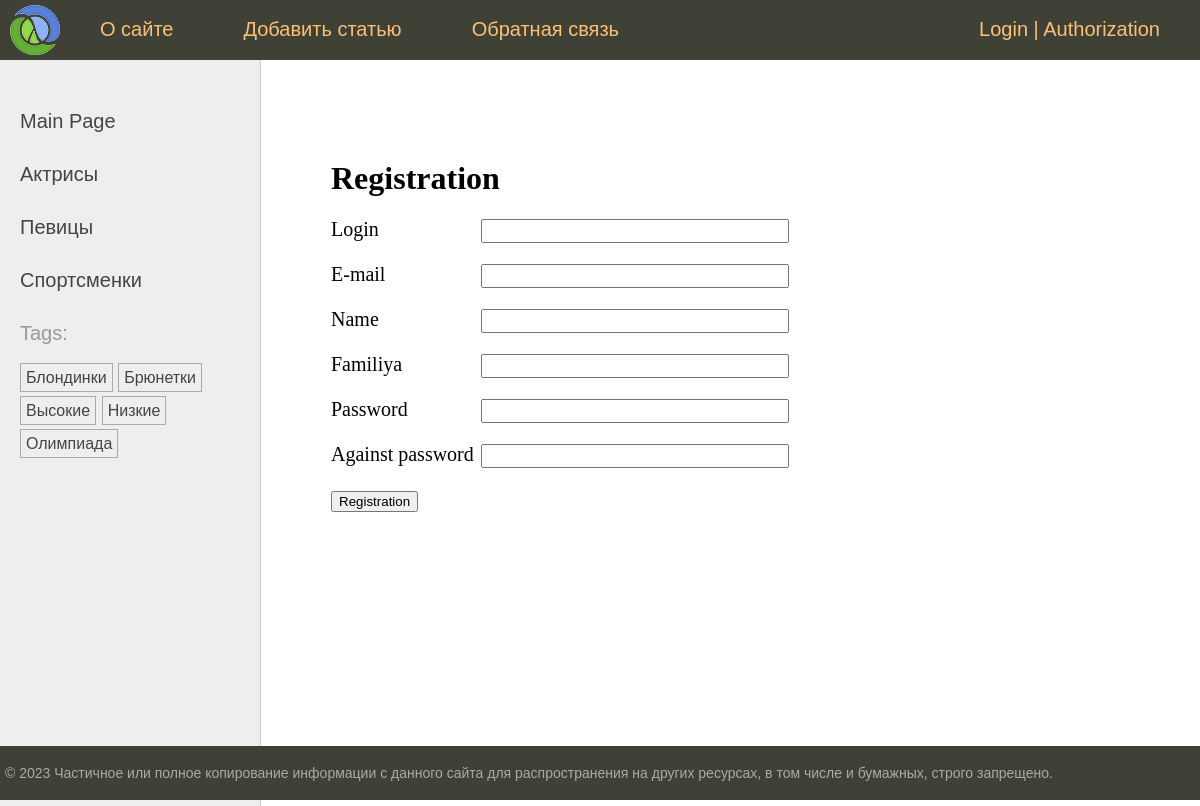
The page /users/register/ on the database its author committed.
### man/models.py (models this page shows, shortened)
class Category(models.Model):
    name = models.CharField(max_length=100, db_index=True, verbose_name='category')
    slug = models.SlugField(max_length=255, unique=True, db_index=True)
    class Meta:
        verbose_name = 'CATEGORY'
        verbose_name_plural = 'CATEGORIES'
    def get_absolute_url(self):
        return reverse('category', kwargs={'cat_slug': self.slug})

class TagPost(models.Model):
    tag = models.CharField(max_length=100, db_index=True)
    slug = models.SlugField(max_length=255, unique=True, db_index=True)
    def get_absolute_url(self):
        return reverse('tag', kwargs={'tag_slug': self.slug})

### users/views.py (the view)
# urls.py: path('register/', views.RegisterUser.as_view(), name='register'),
class RegisterUser(CreateView):
    form_class = RegisterUserForm
    template_name = 'users/register.html'
    extra_context = {'title': 'Registration'}
    success_url = reverse_lazy('users:login')

### users/forms.py (shortened to what this page needs)
class RegisterUserForm(UserCreationForm):
    username = forms.CharField(label='Login', widget=forms.TextInput(attrs={'class': 'form-input'}))
    password1 = forms.CharField(label='Password', widget=forms.PasswordInput(attrs={'class': 'form-input'}))
    password2 = forms.CharField(label='Against password', widget=forms.PasswordInput(attrs={'class': 'form-input'}))
    class Meta:
        model = get_user_model()
        fields = ['username', 'email', 'first_name', 'last_name', 'password1', 'password2']
        labels = {
            'email': 'E-mail',
            'first_name': 'Name',
            'last_name': 'Familiya'
        }
        widgets = {
            'email': forms.TextInput(attrs={'class': 'form-input'}),
            'first_name': forms.TextInput(attrs={'class': 'form-input'}),
            'last_name': forms.TextInput(attrs={'class': 'form-input'})
        }

### man/templatetags/man_tags.py (called while the page is built)
@register.inclusion_tag('man/list_categories.html')
def show_categories(cat_selected=0):
    cats = Category.objects.annotate(total=Count("posts")).filter(total__gt=0)
    return {'cats': cats, 'cat_selected': cat_selected}

@register.inclusion_tag('man/list_tags.html')
def show_all_tags():
    return {'tags': TagPost.objects.annotate(total=Count("tags")).filter(total__gt=0)}

### users/context_processors.py (called while the page is built)
def get_man_context(request):
    return {'mainmenu': menu}

### users/templates/users/register.html (shortened to what this page needs)
{% extends 'base.html' %}
{% block content %}
<h1>Registration</h1>
<form action="" method="post">
    {% for f in form %}
    <p><label for="{{ f.id_for_label }}" class="form-label">{{ f.label }}</label>{{ f }}</p>
    {% endfor %}
    <p>
        <button type="submit">Registration</button>
    </p>
</form>
{% endblock %}

### man/templates/man/list_categories.html
{% for cat in cats %}
{% if cat.id == cat_selected %}
<li class="selected">{{cat.name}}</li>
{% else %}
<li><a href="{{ cat.get_absolute_url }}">{{cat.name}}</a></li>
{% endif %}
{% endfor %}

### man/templates/man/list_tags.html
{% if tags %}
    <p>Tags:</p>
    <ul class="tags-list">
        {% for t in tags %}
        <li><a href="{{t.get_absolute_url}}">{{t.tag}}</a></li>
        {% endfor %}
    </ul>
{% endif %}

### man/static/man/css/styles.css (style rules this page uses)
html, body { font-family: 'Arial'; margin: 0; padding: 0; height: 100%; width: 100%; color: #444; }
a { color: #0059b2; text-decoration: none; }
.left-chapters ul { width: 230px; margin: 0; padding: 20px 10px 10px 20px; list-style: none; font-size: 20px; }
.left-chapters ul li { margin: 30px 0 0 0; color: #999; }
.left-chapters ul li a { color: #444; text-decoration: none; }
ul.tags-list { width: 100%; margin: 0; padding: 0; list-style: none; }
ul.tags-list li { margin: 0; padding: 0 0 10px; display: inline-block; }
ul.tags-list li a { padding: 5px; font-size: 16px; border: 1px solid #aaa; }
.content-text h1 { font-size: 32px; }
.form-input { width: 300px; font-size: 16px; }
.form-label { display: inline-block; min-width: 150px; vertical-align: top; }

### rows shown on the page
Category: name "Актрисы"
Category: name "Певицы"
Category: name "Спортсменки"
TagPost: tag "Блондинки"
TagPost: tag "Брюнетки"
TagPost: tag "Высокие"
TagPost: tag "Низкие"
TagPost: tag "Олимпиада"

### other values the page prints
{{ m.title }} "О сайте" "Добавить статью" "Обратная связь"
{{ f.label }} "Login" "E-mail" "Name" "Familiya" "Password" "Against password"
